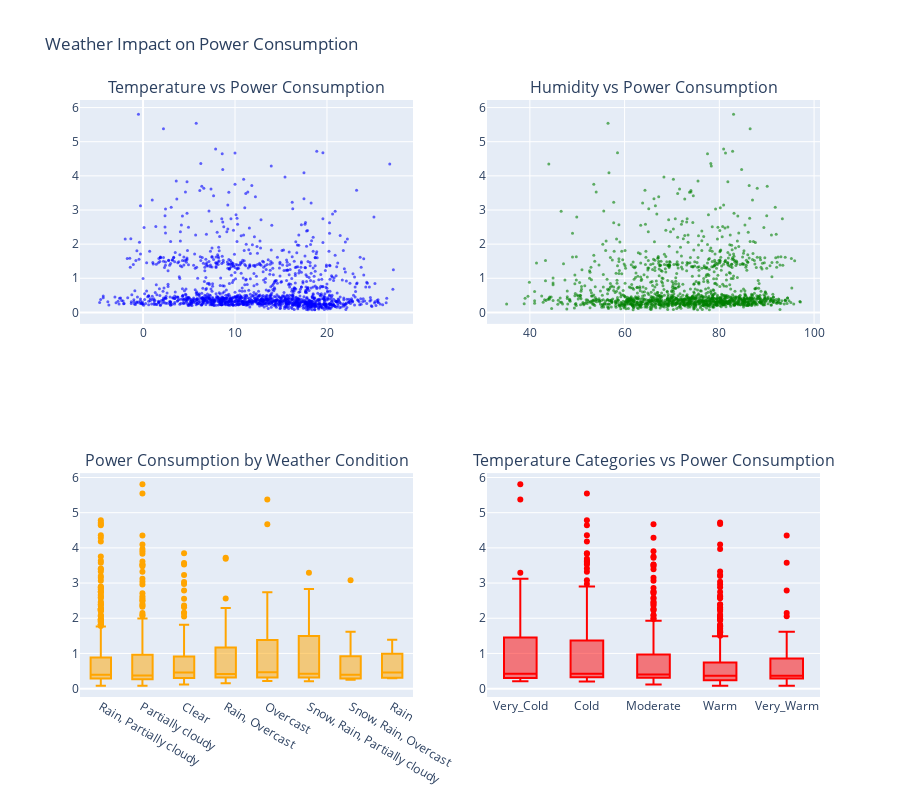

The cell this chart's notebook holds for it:
### Code cell
# Detailed weather impact visualization
print("\n=== WEATHER IMPACT VISUALIZATION ===")

# 1. Temperature vs Power Consumption
fig = make_subplots(
    rows=2, cols=2,
    subplot_titles=[
        'Temperature vs Power Consumption',
        'Humidity vs Power Consumption', 
        'Power Consumption by Weather Condition',
        'Temperature Categories vs Power Consumption'
    ],
    specs=[[{"secondary_y": False}, {"secondary_y": False}],
           [{"secondary_y": False}, {"secondary_y": False}]]
)

# Temperature scatter plot
fig.add_trace(
    go.Scatter(
        x=df['temp'], 
        y=df['Global_active_power'],
        mode='markers',
        name='Temp vs Power',
        marker=dict(size=3, opacity=0.6, color='blue'),
        showlegend=False
    ),
    row=1, col=1
)

# Humidity scatter plot
fig.add_trace(
    go.Scatter(
        x=df['humidity'], 
        y=df['Global_active_power'],
        mode='markers',
        name='Humidity vs Power',
        marker=dict(size=3, opacity=0.6, color='green'),
        showlegend=False
    ),
    row=1, col=2
)

# Weather conditions box plot
if 'conditions' in df.columns:
    top_conditions = df['conditions'].value_counts().head(8).index
    condition_data = []
    condition_labels = []
    
    for condition in top_conditions:
        condition_power = df[df['conditions'] == condition]['Global_active_power']
        condition_data.extend(condition_power.tolist())
        condition_labels.extend([condition] * len(condition_power))
    
    fig.add_trace(
        go.Box(
            y=condition_data,
            x=condition_labels,
            name='Weather Conditions',
            showlegend=False,
            marker_color='orange'
        ),
        row=2, col=1
    )

# Temperature categories
temp_categories = ['temp_very_cold', 'temp_cold', 'temp_moderate', 'temp_warm', 'temp_very_warm']
temp_cat_data = []
temp_cat_labels = []

for cat in temp_categories:
    if cat in df_transformed.columns:
        cat_power = df_transformed[df_transformed[cat] == 1]['Global_active_power']
        temp_cat_data.extend(cat_power.tolist())
        temp_cat_labels.extend([cat.replace('temp_', '').title()] * len(cat_power))

fig.add_trace(
    go.Box(
        y=temp_cat_data,
        x=temp_cat_labels,
        name='Temperature Categories',
        showlegend=False,
        marker_color='red'
    ),
    row=2, col=2
)

fig.update_layout(height=800, title_text="Weather Impact on Power Consumption")
fig.show()

# Calculate correlation coefficients for interpretation
temp_corr = df['temp'].corr(df['Global_active_power'])
humidity_corr = df['humidity'].corr(df['Global_active_power'])

print(f"CORRELATION ANALYSIS:")
print(f"Temperature correlation: {temp_corr:.4f}")
print(f"Humidity correlation: {humidity_corr:.4f}")

print(f"\nINTERPRETATION:")
if abs(temp_corr) > 0.3:
    print(f"- Temperature shows {'strong' if abs(temp_corr) > 0.7 else 'moderate'} correlation with power consumption")
    print(f"- {'Negative' if temp_corr < 0 else 'Positive'} correlation suggests {'heating' if temp_corr < 0 else 'cooling'} dominates energy usage")
else:
    print("- Temperature shows weak correlation, but may have non-linear relationships")

if abs(humidity_corr) > 0.3:
    print(f"- Humidity shows {'strong' if abs(humidity_corr) > 0.7 else 'moderate'} correlation")
else:
    print("- Humidity shows weak linear correlation but may interact with temperature")

print("- Weather conditions create distinct power consumption patterns")
print("- Temperature categories help capture non-linear heating/cooling effects")

### Figure 1 — Plotly figure (JSON) as saved in the notebook; plotly's stock layout.template omitted (floating-point values rounded to 4 significant figures; data arrays with more than 128 entries replaced by an {"elided": "..."} marker saying what was removed)
{"data": [{"marker": {"color": "blue", "opacity": 0.6, "size": 3}, "mode": "markers", "name": "Temp vs Power", "showlegend": false, "type": "scatter", "x": {"elided": "1441 float values"}, "xaxis": "x", "y": {"elided": "1441 float values"}, "yaxis": "y"}, {"marker": {"color": "green", "opacity": 0.6, "size": 3}, "mode": "markers", "name": "Humidity vs Power", "showlegend": false, "type": "scatter", "x": {"elided": "1441 float values"}, "xaxis": "x2", "y": {"elided": "1441 float values"}, "yaxis": "y2"}, {"marker": {"color": "orange"}, "name": "Weather Conditions", "showlegend": false, "type": "box", "x": {"elided": "1439 str values"}, "xaxis": "x3", "y": {"elided": "1439 float values"}, "yaxis": "y3"}, {"marker": {"color": "red"}, "name": "Temperature Categories", "showlegend": false, "type": "box", "x": {"elided": "1441 str values"}, "xaxis": "x4", "y": {"elided": "1441 float values"}, "yaxis": "y4"}], "layout": {"annotations": [{"font": {"size": 16}, "showarrow": false, "text": "Temperature vs Power Consumption", "x": 0.225, "xanchor": "center", "xref": "paper", "y": 1, "yanchor": "bottom", "yref": "paper"}, {"font": {"size": 16}, "showarrow": false, "text": "Humidity vs Power Consumption", "x": 0.775, "xanchor": "center", "xref": "paper", "y": 1, "yanchor": "bottom", "yref": "paper"}, {"font": {"size": 16}, "showarrow": false, "text": "Power Consumption by Weather Condition", "x": 0.225, "xanchor": "center", "xref": "paper", "y": 0.375, "yanchor": "bottom", "yref": "paper"}, {"font": {"size": 16}, "showarrow": false, "text": "Temperature Categories vs Power Consumption", "x": 0.775, "xanchor": "center", "xref": "paper", "y": 0.375, "yanchor": "bottom", "yref": "paper"}], "height": 800, "title": {"text": "Weather Impact on Power Consumption"}, "xaxis": {"anchor": "y", "domain": [0, 0.45]}, "xaxis2": {"anchor": "y2", "domain": [0.55, 1]}, "xaxis3": {"anchor": "y3", "domain": [0, 0.45]}, "xaxis4": {"anchor": "y4", "domain": [0.55, 1]}, "yaxis": {"anchor": "x", "domain": [0.625, 1]}, "yaxis2": {"anchor": "x2", "domain": [0.625, 1]}, "yaxis3": {"anchor": "x3", "domain": [0, 0.375]}, "yaxis4": {"anchor": "x4", "domain": [0, 0.375]}}}
